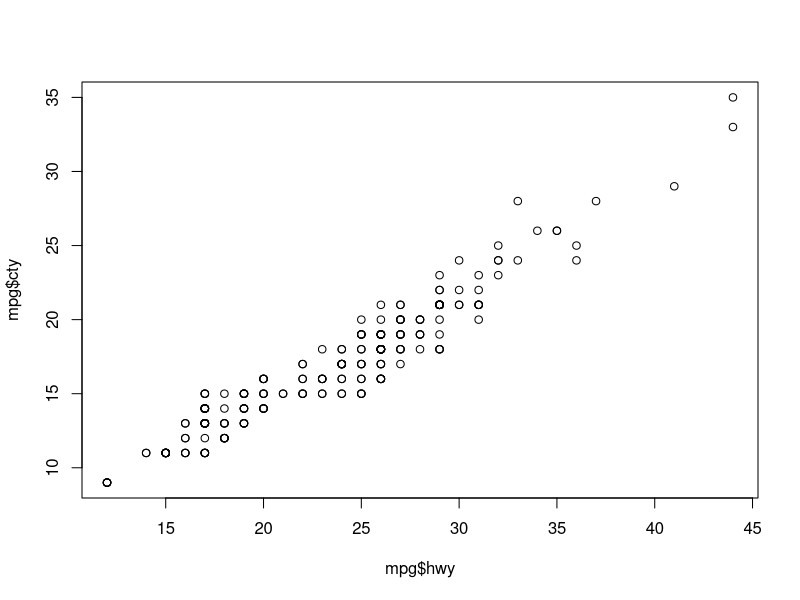
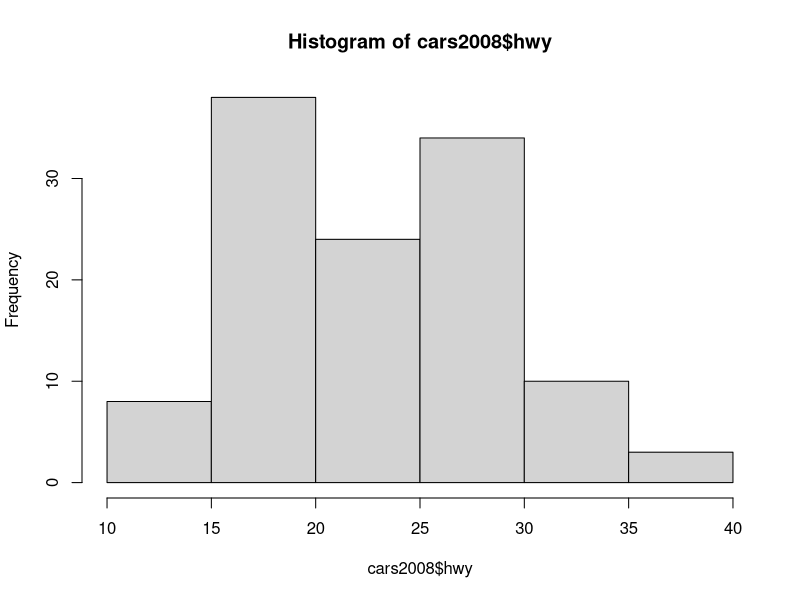
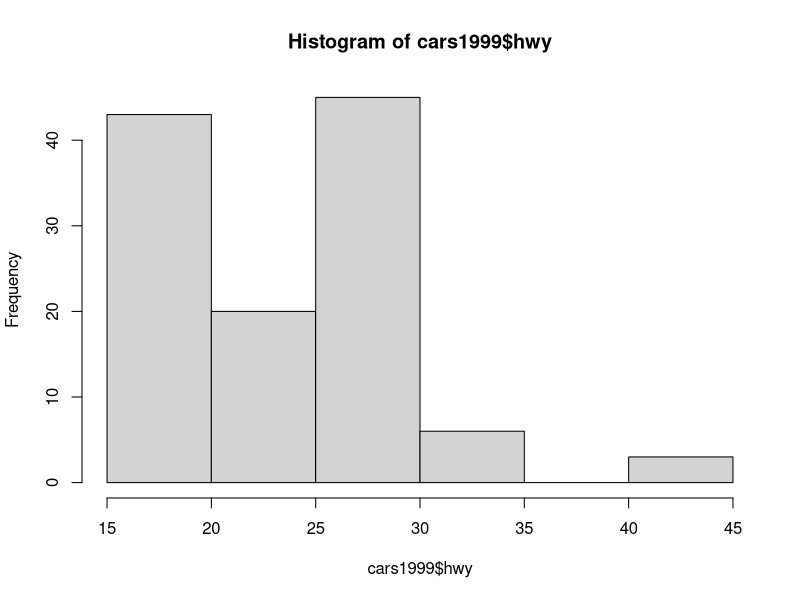
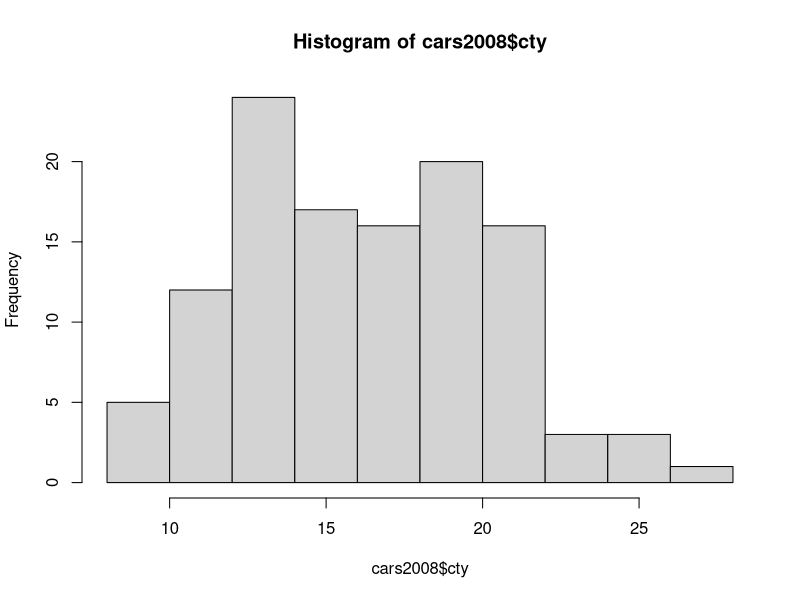
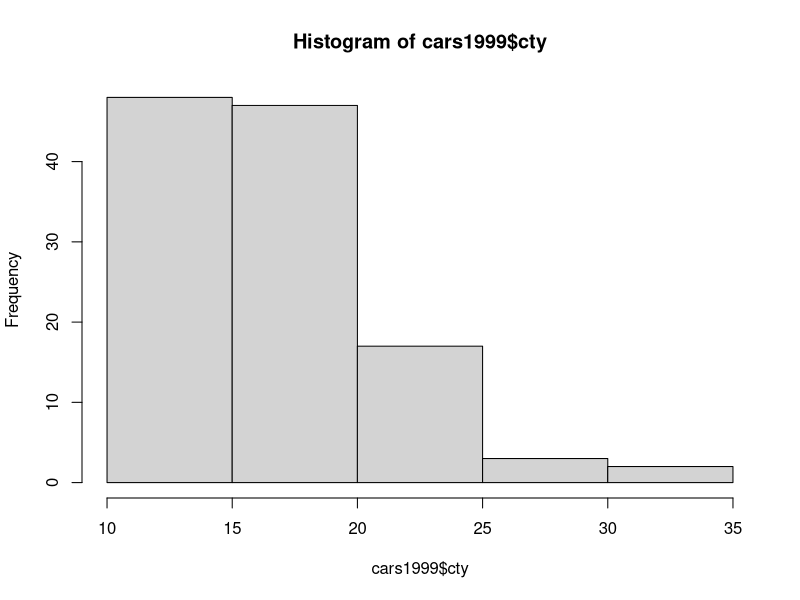

Recreate these plots in R, in order.
## ---- chunk 1
knitr::opts_chunk$set(echo = TRUE)
## ---- chunk 2
h <- 15
l <- (-10) 
cel <- c((h-32)*(5/9), (l-32)*(5/9))
cel
## ---- chunk 3
vec200 <- rep(c(1,0),length.out=200)
vec200
## ---- chunk 4
numPerfect<- floor(sqrt(1001))
numPerfect
## ---- chunk 5
library(ggplot2)
top3<- head((mpg[order(-mpg$hwy),]),3)
top3
## ---- chunk 6
compact <- mpg[mpg$class=='compact', ]
numCompact <- length(unique(compact$model))
numCompact
## ---- chunk 7
plot(mpg$hwy, mpg$cty)

#there are so few points visible because there are many points that overlap, many models of cars have the same city and hwy mpgs as other cars, you can see some circles are darker than others because they have multiple 
## ---- chunk 8
cars2008<-mpg[mpg$year=='2008',]
cars1999<-mpg[mpg$year=='1999',]
hwy2008mean<-mean(cars2008$hwy, na.rm=TRUE)
hwy1999mean<-mean(cars1999$hwy, na.rm=TRUE)
hwy2008mean
hwy1999mean
cty2008mean<-mean(cars2008$cty, na.rm=TRUE)
cty1999mean<-mean(cars1999$cty, na.rm=TRUE)
cty2008mean
cty1999mean
hist(cars2008$hwy)
hist(cars1999$hwy)
hist(cars2008$cty)
hist(cars1999$cty)
summary(cars2008$hwy)
summary(cars1999$hwy)
summary(cars2008$cty)
summary(cars1999$cty)
#this shows that the cars from 2008 have better hwy gas mileage, while the cars from 1999 have better city gas mileage
